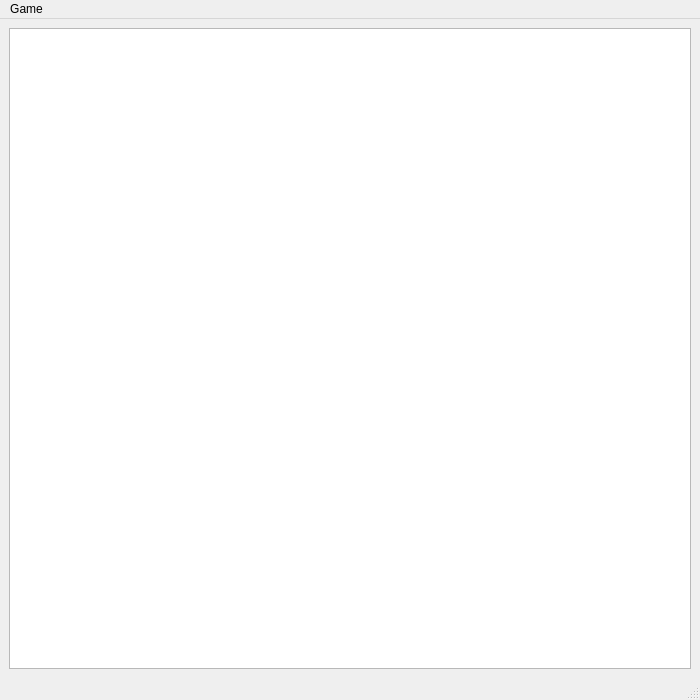
<?xml version="1.0" encoding="UTF-8"?>
<ui version="4.0">
 <class>MainWindow</class>
 <widget class="QMainWindow" name="MainWindow">
  <property name="geometry">
   <rect>
    <x>0</x>
    <y>0</y>
    <width>700</width>
    <height>700</height>
   </rect>
  </property>
  <property name="windowTitle">
   <string>MainWindow</string>
  </property>
  <widget class="QWidget" name="centralwidget">
   <layout class="QGridLayout" name="gridLayout">
    <item row="0" column="0">
     <widget class="QGraphicsView" name="mainGV"/>
    </item>
   </layout>
  </widget>
  <widget class="QMenuBar" name="menubar">
   <property name="geometry">
    <rect>
     <x>0</x>
     <y>0</y>
     <width>700</width>
     <height>22</height>
    </rect>
   </property>
   <property name="defaultUp">
    <bool>false</bool>
   </property>
   <property name="nativeMenuBar">
    <bool>true</bool>
   </property>
   <widget class="QMenu" name="menuGame">
    <property name="title">
     <string>Game</string>
    </property>
    <addaction name="action_model_vs_model"/>
    <addaction name="action_user_X_vs_model_O"/>
    <addaction name="action_model_X_vs_user_O"/>
   </widget>
   <addaction name="menuGame"/>
  </widget>
  <widget class="QStatusBar" name="statusbar"/>
  <action name="action_model_vs_model">
   <property name="text">
    <string>model vs model</string>
   </property>
  </action>
  <action name="action_user_X_vs_model_O">
   <property name="text">
    <string>user (X) vs model (O)</string>
   </property>
  </action>
  <action name="action_model_X_vs_user_O">
   <property name="text">
    <string>model (X) vs user (O)</string>
   </property>
  </action>
 </widget>
 <resources/>
 <connections/>
</ui>
